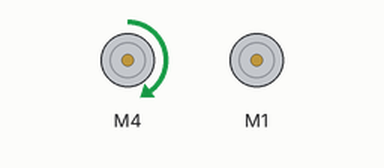
Recording of a sketch running on a simulated Arduino Uno, built with avr-gcc and run on an emulated ATmega328P. Parts: 2 × DC motor (green arrow = forward, orange = backward, longer = faster).

Above: at 1.0 s.
At 3.0 s:
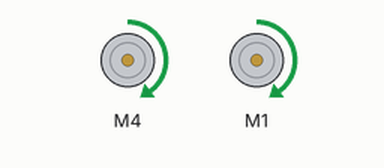
At 4.5 s:
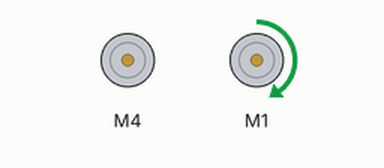
At 5.5 s:
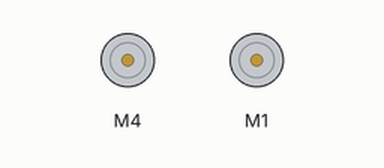
Timing chart, 0 to 7.8 s (numbered marks = the images above):
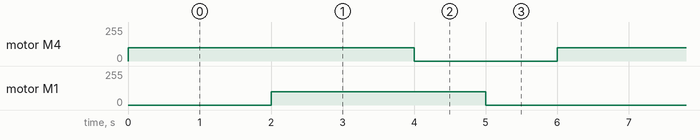

The sketch:

motor_code_yes.ino
```cpp
#include <AFMotor.h> //Import Motor.h Library

AF_DCMotor motor1 (4);
AF_DCMotor motor2 (1);

void setup ()  {

//  Serial.begin (9600); // Open Serial communication at baud rate 9600 bps
//  Serial.println ("Testing the Motor");

  motor1.setSpeed (100); // Set the motor speeds at 200 to 255 PWM
  motor2.setSpeed (100);

}

void loop ()  {

//  Serial.print ("....TURNING.... ");

  motor1.run (FORWARD);      // turn it on going forward
  delay (2000); // delay at 1 second
  motor2.run (FORWARD);
  delay (2000);

//  Serial.print("Turning Backward");
//  motor.run(BACKWARD);     // the other way
//  delay(1000); // delay at 1 second
//
  Serial.print ("Release or Stop");
  motor1.run (RELEASE);      // Motor will stop
  delay (1000); // delay at 1 second
  motor2.run (RELEASE);
  delay (1000);

}
```

Measured:
- by itself, motor M4: alternates forward 100/255 for 4.0 s and stopped for 2.0 s
- by itself, motor M1: alternates forward 100/255 for 3.0 s and stopped for 3.0 s
